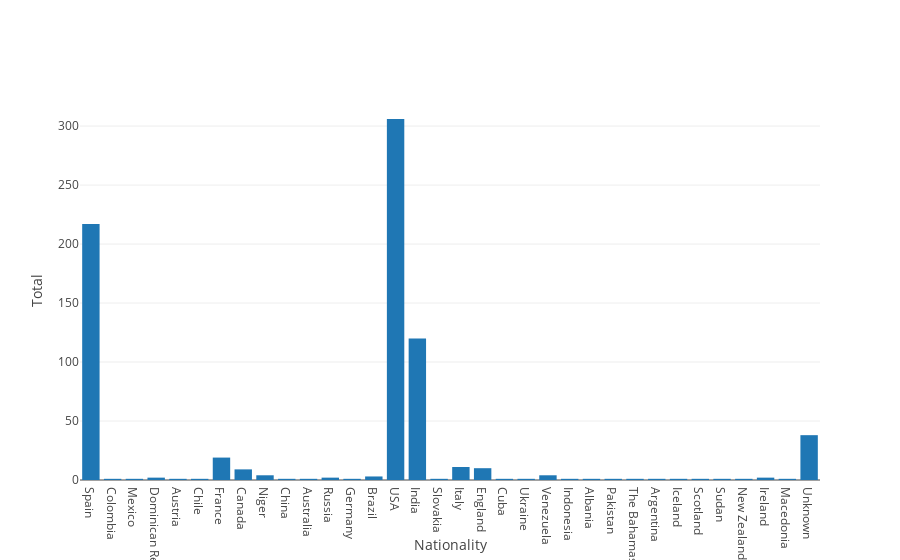

Notebook source saved alongside this figure:
### Code cell
data_complete_nationality = data_complete_en.copy(deep=True)

data_complete_nationality[['Nationality']] = data_complete_nationality[[
    'Nationality']].fillna(value=33)

data_complete_nationality[['Nationality']] = pd.to_numeric(
    data_complete_nationality['Nationality'], downcast='signed', errors='coerce')

# display(data_complete_nationality['Nationality'].describe())
# display(data_complete_nationality['Nationality'].value_counts().sort_index())


labels_nationality = ['Spain', 'Colombia', 'Mexico', 'Dominican Rep.', 'Austria',
                      'Chile', 'France', 'Canada', 'Niger', 'China',
                      'Australia', 'Russia', 'Germany', 'Brazil', 'USA',
                      'India', 'Slovakia', 'Italy', 'England', 'Cuba', 'Ukraine',
                       'Venezuela', 'Indonesia', 'Albania',
                      'Pakistan', 'The Bahamas', 'Argentina', 
                      'Iceland', 'Scotland', 'Sudan', 'New Zealand', 'Ireland',
                      'Macedonia', 'Unknown']
tickvals_nationality = ['0', '1', '2', '3', '4', '5', '6', '7', '8', '9', '10', '11',
                        '12', '13', '14', '15', '16', '17', '18', '19', '20', '21',
                        '22', '23', '24', '25', '26', '27', '28', '29', '30', '31',
                        '32','33']

data7 = [go.Bar(x=sorted(data_complete_nationality['Nationality'].unique()),
                y=data_complete_nationality['Nationality'].value_counts().sort_index(),
                name='Nationality')]
layout7 = go.Layout(
    xaxis=go.layout.XAxis(
        ticktext=labels_nationality,
        tickvals=tickvals_nationality,
        title='Nationality'
    ),
    yaxis=go.layout.YAxis(
        title="Total"),
    bargap=0.2,
)
fig7 = go.Figure(data=data7, layout=layout7)
iplot(fig7)
plt.show()

### Figure 1 — Plotly figure (JSON) as saved in the notebook; plotly's stock layout.template omitted (floating-point values rounded to 4 significant figures)
{"data": [{"name": "Nationality", "type": "bar", "uid": "023a905f-54fb-42a2-8e3b-012cc1fb2e60", "x": [0, 1, 2, 3, 4, 5, 6, 7, 8, 9, 10, 11, 12, 13, 14, 15, 16, 17, 18, 19, 20, 21, 22, 23, 24, 25, 26, 27, 28, 29, 30, 31, 32, 33], "y": [217, 1, 1, 2, 1, 1, 19, 9, 4, 1, 1, 2, 1, 3, 306, 120, 1, 11, 10, 1, 1, 4, 1, 1, 1, 1, 1, 1, 1, 1, 1, 2, 1, 38]}], "layout": {"bargap": 0.2, "xaxis": {"ticktext": ["Spain", "Colombia", "Mexico", "Dominican Rep.", "Austria", "Chile", "France", "Canada", "Niger", "China", "Australia", "Russia", "Germany", "Brazil", "USA", "India", "Slovakia", "Italy", "England", "Cuba", "Ukraine", "Venezuela", "Indonesia", "Albania", "Pakistan", "The Bahamas", "Argentina", "Iceland", "Scotland", "Sudan", "New Zealand", "Ireland", "Macedonia", "Unknown"], "tickvals": ["0", "1", "2", "3", "4", "5", "6", "7", "8", "9", "10", "11", "12", "13", "14", "15", "16", "17", "18", "19", "20", "21", "22", "23", "24", "25", "26", "27", "28", "29", "30", "31", "32", "33"], "title": {"text": "Nationality"}}, "yaxis": {"title": {"text": "Total"}}}}
